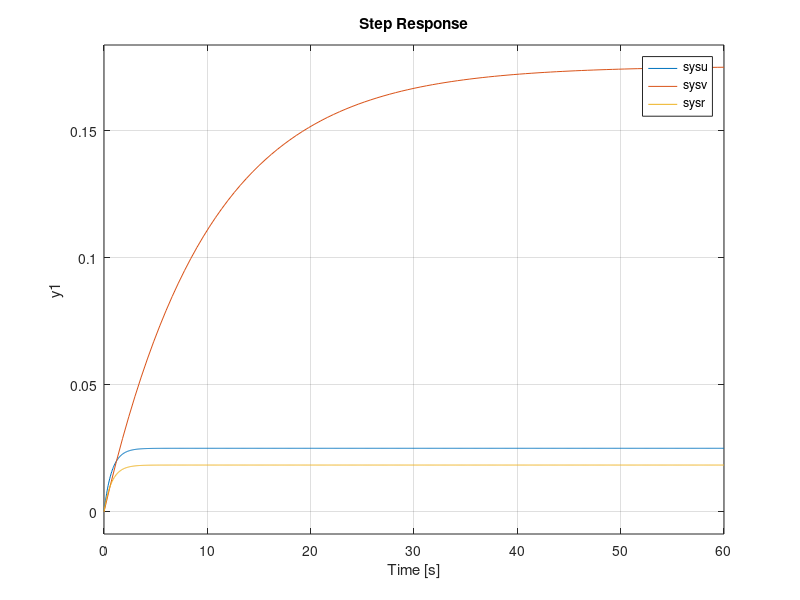

The MATLAB script that drew this image:

clear all
close all
clc


sysu = tf(0.025,[0.75 1])

sysv = tf(0.1755,[10 1])

sysr = tf(0.0184,[0.75 1])

step(sysu,sysv,sysr)